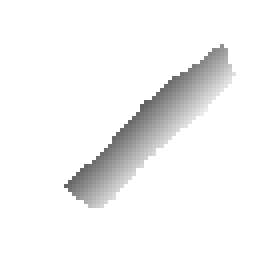
#> input picture image_gen/magic_sword/magic_sword_fill.png, 70 x 70 px (shown 4 times larger)
$ python magic_sword_combine.py
#> lines starting #> are read from the running program, lines starting #| are printed output that depends on the picture
### image_gen/base.py

import cv2
import numpy as np


def applyMatrix(img, matrix):
    #applies a 4x4 matrix to each pixel of image
    #recall that arithmetic is done mod 256, so might want to normalize
    return np.dot(img, np.transpose(matrix))

def whitenAlpha(img):
    #r, g, b = alpha
    return applyMatrix(img,np.array([[0,0,0,1],[0,0,0,1],[0,0,0,1],[0,0,0,1]]))

def whitenBrightness(img):
    #r, g, b = (r+g+b)/3
    #again, alpha is unaffected
    return applyMatrix(img,np.array([[1/3,1/3,1/3,0],[1/3,1/3,1/3,0],[1/3,1/3,1/3,0],[0,0,0,1]]))

# [5 lines left out: function toColor, not called in this run]

def toColorBrightness(img,b,g,r):
    #b, g, r are numbers from 0 to 1.
    #blue part <= brightnesss*blue number as input
    #similar for the others
    return applyMatrix(whitenBrightness(img),np.array([[b,0,0,0],[g,0,0,0],[r,0,0,0],[0,0,0,1]]))


def addTransparent(img1, img2):
    #uses img2's alpha channel
    #img1's alpha is completely ignored and unaffected
    #remember: 0 is fully transparent, 255 (scaled to 1 here) is opaque
    #img1's value = (1 - img2's alpha) * img1's value + (img2's alpha) * img2's value
    #mutates img1
    alphas = 1/255 * img2[:,:,3]
    oneMinus = np.full(img1.shape[0:2], 1) - alphas
    for i in range(3):
        img1[:,:,i] = np.multiply(oneMinus, img1[:,:,i]) + np.multiply(alphas, img2[:,:,i]) #component wise multiplication


# img1's alpha = img2's alpha. All else unchanged
def copyTransparency(img1, img2):
    img1[:,:,3] = img2[:,:,3]
#first "real" example

#define colors
colors = {
    "blue":[1,0,0],
    "green":[0,1,0],
    "red":[0,0,1],
    "silver":[0.5,0.5,0.5],
    "yellow":[0,1,1],
    "purple":[1,0,0.7],
    "black":[0,0,0],
    "cyan":[1,1,0],
    "gray1":[0.1,0.1,0.1],
    "gray2":[0.2,0.2,0.2],
    "gray3":[0.3,0.3,0.3],
    "white":[1,1,1],

}

### image_gen/magic_sword/magic_sword_combine.py

import cv2
import numpy as np
import sys

sys.path.append("C:/Users/theleader/Desktop/games/toposort_game/image_gen")
#print(sys.path)
from base import *

print(""" "magic_sword": {
            "name" : "magic_sword",
            "speed" : 4,
            "width": 70,
            "height" : 70,
            "images" : [
            """)


for color in ["blue","green","red","yellow","purple","white","black"]:
            base = cv2.imread("magic_sword.png",cv2.IMREAD_UNCHANGED)
            fill = cv2.imread("magic_sword_fill.png",cv2.IMREAD_UNCHANGED)
#> fill is the input picture: shape (70, 70, 4); mean B, G, R, A 245.2, 245.2, 245.2, 27.9
            addTransparent(base, toColorBrightness(fill, colors[color][0], colors[color][1], colors[color][2]))
#> in applyMatrix (call 2), `return np.dot(img, np.transpose(matrix))`:
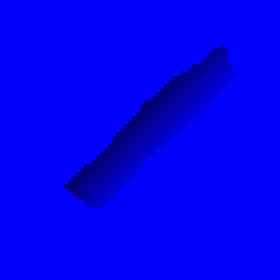
#> returned value: shape (70, 70, 4) float64 (shown 4 times larger); mean of channels 0, 1, 2, 3 245.2, 0, 0, 27.9; drawn as B, G, R
#> in addTransparent, `alphas = 1/255 * img2[:,:,3]`:
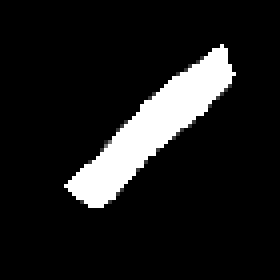
#> alphas: shape (70, 70) float64 (shown 4 times larger); min 0, max 1, mean 0.109
#> (the run stopped early here; a loop or call above may not have finished)
